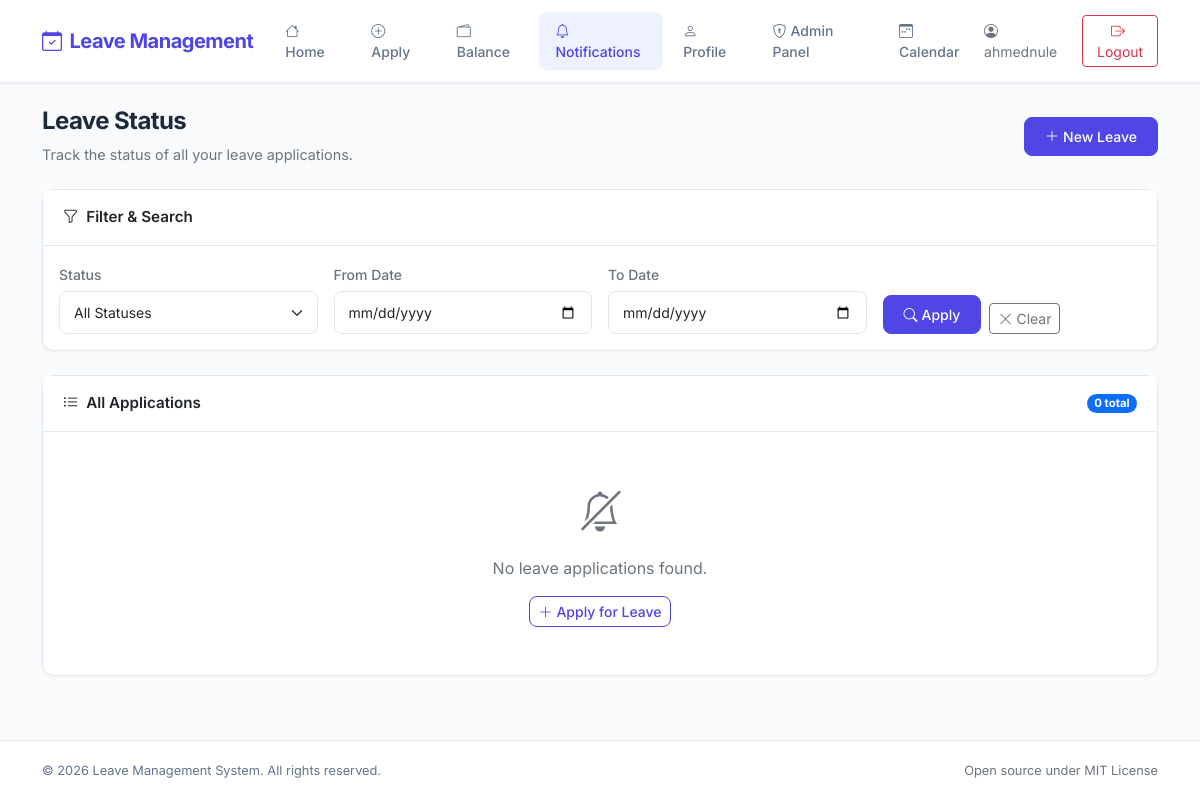
Page /notifications/ (signed in) on the earlier database version.
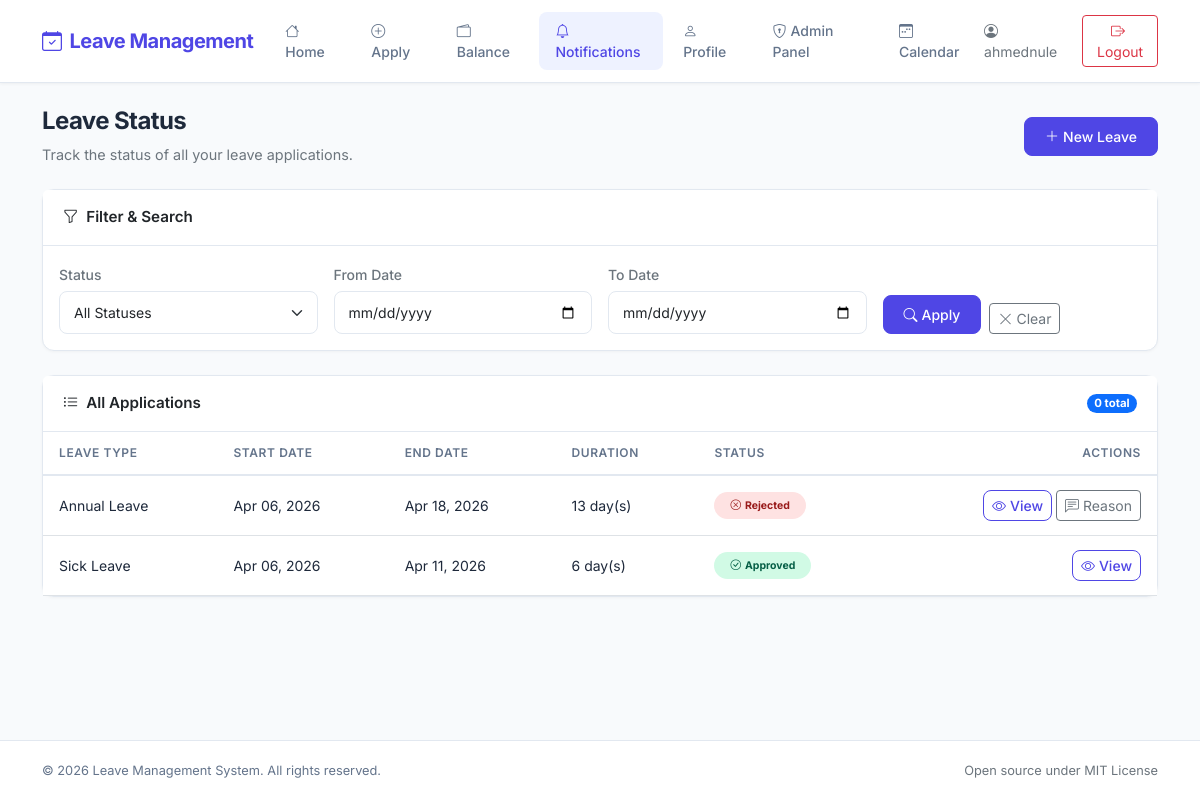
Same page on the later database version.
### users/models.py (models this page shows, shortened)
class LeaveApplication(models.Model):
    PENDING = 'Pending'
    APPROVED = 'Approved'
    REJECTED = 'Rejected'
    CANCELLED = 'Cancelled'
    STATUS_CHOICES = [
        (PENDING, 'Pending'),
        (APPROVED, 'Approved'),
        (REJECTED, 'Rejected'),
        (CANCELLED, 'Cancelled'),
    ]
    user = models.ForeignKey(settings.AUTH_USER_MODEL, on_delete=models.CASCADE, related_name='leave_applications')
    leave_type = models.ForeignKey(LeaveType, on_delete=models.CASCADE)
    start_date = models.DateField()
    end_date = models.DateField()
    message = models.TextField(default='')
    status = models.CharField(max_length=50, choices=STATUS_CHOICES, default=PENDING)
    rejection_reason = models.TextField(blank=True, default='')
    approved_by = models.ForeignKey(settings.AUTH_USER_MODEL, on_delete=models.SET_NULL, null=True, blank=True, related_name='approved_leaves')
    approved_at = models.DateTimeField(null=True, blank=True)
    rejected_by = models.ForeignKey(settings.AUTH_USER_MODEL, on_delete=models.SET_NULL, null=True, blank=True, related_name='rejected_leaves')
    rejected_at = models.DateTimeField(null=True, blank=True)
    @property
    def duration(self):
        return (self.end_date - self.start_date).days + 1

class LeaveType(models.Model):
    name = models.CharField(max_length=50)

### users/views.py (the view)
# urls.py: path('notifications/', views.notification, name='notifications'),
@login_required
def notification(request):
    leave_applications = LeaveApplication.objects.filter(user=request.user).order_by('-start_date')
    status_filter = request.GET.get('status', '')
    date_from = request.GET.get('date_from', '')
    date_to = request.GET.get('date_to', '')
    if status_filter:
        leave_applications = leave_applications.filter(status=status_filter)
    if date_from:
        leave_applications = leave_applications.filter(start_date__gte=date_from)
    if date_to:
        leave_applications = leave_applications.filter(end_date__lte=date_to)
    paginator = Paginator(leave_applications, ITEMS_PER_PAGE)
    page = request.GET.get('page', 1)
    try:
        leave_applications = paginator.page(page)
    except PageNotAnInteger:
        leave_applications = paginator.page(1)
    except EmptyPage:
        leave_applications = paginator.page(paginator.num_pages)
    return render(request, 'users/notification.html', {
        'user': request.user,
        'leave_applications': leave_applications,
        'status_filter': status_filter,
        'date_from': date_from,
        'date_to': date_to,
    })

### users/templates/users/notification.html (shortened to what the changed rows need)
{% extends "users/base.html" %}
{% block content %}
<div class="page-header d-flex justify-content-between align-items-center flex-wrap gap-2">
    <div>
        <h2>Leave Status</h2>
    </div>
</div>
<div class="card">
    <div class="card-body p-0">
        {% if leave_applications %}
        <div class="table-responsive">
            <table class="table table-hover mb-0">
                <thead>
                    <tr>
                        <th>Leave Type</th>
                        <th>Start Date</th>
                        <th>End Date</th>
                        <th>Duration</th>
                        <th>Status</th>
                        <th class="text-end">Actions</th>
                    </tr>
                </thead>
                <tbody>
                    {% for leave in leave_applications %}
                    <tr>
                        <td class="fw-500">{{ leave.leave_type.name }}</td>
                        <td>{{ leave.start_date|date:"M d, Y" }}</td>
                        <td>{{ leave.end_date|date:"M d, Y" }}</td>
                        <td>{{ leave.duration }} day(s)</td>
                        <td>
                            {% if leave.status == 'Approved' %}
                                <span class="badge badge-approved px-3 py-2 rounded-pill">
                                    <i class="bi bi-check-circle me-1"></i>Approved
                                </span>
                            {% elif leave.status == 'Rejected' %}
                                <span class="badge badge-rejected px-3 py-2 rounded-pill">
                                    <i class="bi bi-x-circle me-1"></i>Rejected
                                </span>
                            {% elif leave.status == 'Cancelled' %}
                                <span class="badge bg-secondary px-3 py-2 rounded-pill">
                                    <i class="bi bi-slash-circle me-1"></i>Cancelled
                                </span>
                            {% else %}
                                <span class="badge badge-pending px-3 py-2 rounded-pill">
                                    <i class="bi bi-hourglass-split me-1"></i>Pending
                                </span>
                            {% endif %}
                        </td>
                        <td class="text-end">
                            <a href="{% url 'leave_detail' leave.id %}" class="btn btn-sm btn-outline-primary">
                                <i class="bi bi-eye me-1"></i>View
                            </a>
                            {% if leave.status == 'Rejected' and leave.rejection_reason %}
                            <button class="btn btn-sm btn-outline-secondary" data-bs-toggle="modal" data-bs-target="#reasonModal{{ leave.id }}">
                                <i class="bi bi-chat-left-text me-1"></i>Reason
                            </button>
                            {% endif %}
                        </td>
                    </tr>
                    {% endfor %}
                </tbody>
            </table>
        </div>
        {% else %}
        <div class="text-center py-5 text-secondary">
            <i class="bi bi-bell-slash fs-1 d-block mb-3"></i>
            <p class="mb-0">No leave applications found.</p>
            <a href="{% url 'apply' %}" class="btn btn-sm btn-outline-primary mt-3">
                <i class="bi bi-plus-lg me-1"></i>Apply for Leave
            </a>
        </div>
        {% endif %}
    </div>
</div>
{% endblock %}

Differences in the rows shown:
added LeaveApplication: leave_type.name "Annual Leave", start_date "Apr 06, 2026", end_date "Apr 18, 2026", duration "13", status "Rejected" (drawn)
added LeaveApplication: leave_type.name "Sick Leave", start_date "Apr 06, 2026", end_date "Apr 11, 2026", duration "6", status "Approved" (drawn)
Other differences:
text no longer shown: "No leave applications found. Apply for Leave"
text now shown: "LEAVE TYPE START DATE END DATE DURATION STATUS ACTIONS"
